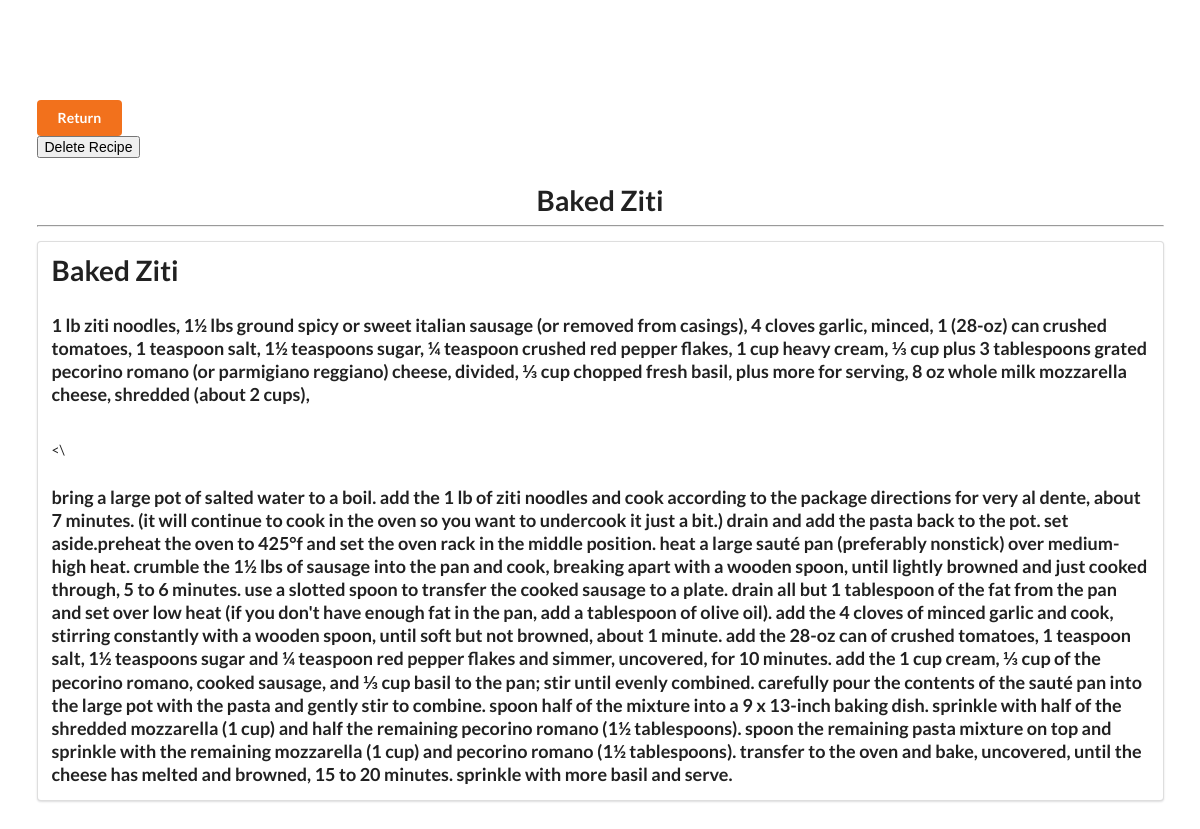
The app's page /view/34 with its own data.
### app.py (models this page shows, shortened)
class Recipe(db.Model):  # create what the recipe database will look like
    id = db.Column(db.Integer, primary_key=True)
    title = db.Column(db.String(100))
    ingredients = db.Column(db.String(500))
    directions = db.Column(db.String(1000))
    tags = db.Column(db.String(100))

### app.py (the view)
@app.get("/view/<int:recipe_id>")
def view(recipe_id):  # view a recipe that a user clicked on
    recipe = db.session.query(Recipe).filter(Recipe.id == recipe_id).first()
    db.session.commit()
    recipe_viewer = f"{recipe.ingredients}\n\n{recipe.directions}"  # print out the recipe
    recipe.title = recipe.title.title()
    return render_template("view_recipe.html", recipe=recipe, recipe_viewer=recipe_viewer)

### templates/view_recipe.html (shortened to what this page needs)
<!DOCTYPE html>
<html lang="en">
<head>
    <link rel="stylesheet" href="https://cdn.jsdelivr.net/npm/semantic-ui@2.4.2/dist/semantic.min.css">
</head>
<body>
    <div style="margin-top: 100px;" class="ui container">
        <a class="ui orange button" href="/">Return</a>
        <form method="POST"
        action="{{ url_for('delete', recipe_id=recipe.id) }}">
    <input type="submit" value="Delete Recipe"
        onclick="return confirm('Are you sure you want to delete this entry?')">
        <h1 class="ui center aligned header">{{ recipe.title }}</h1>
        </form>
        <hr>
        <div class="ui segment">
            <h1 class="ui big header">{{ recipe.title }}</h1>
            <h3>{{ recipe.ingredients }}</h3>
            <br><\<br>
            <h3>{{ recipe.directions }}</h3>
        </div>
    </div>
</body>
</html>

### records on screen
Recipe: title "Baked Ziti", ingredients "1 lb ziti noodles, 1½ lbs ground spicy or sweet italian sausage (or removed from casings), 4 cloves garlic, minced, 1 (28-oz) can crushed tomatoes, 1 teaspoon salt, 1½ teaspoons sugar, ¼ teaspoon crushed red pepper flakes, 1 cup heavy cream, ⅓ cup plus 3 tablespoons grated pecorino romano (or parmigiano reggiano) cheese, divided, ⅓ cup chopped fresh basil, plus more for serving, 8 oz whole milk mozzarella cheese, shredded (about 2 cups),", directions "bring a large pot of salted water to a boil. add the 1 lb of ziti noodles and cook according to the package directions for very al dente, about 7 minutes. (it will continue to cook in the oven so you want to undercook it just a bit.) drain and add the pasta back to the pot. set aside.preheat the oven to 425°f and set the oven rack in the middle position. heat a large sauté pan (preferably nonstick) over medium-high heat. crumble the 1½ lbs of sausage into the pan and cook, breaking apart with a wooden spoon, until lightly browned and just cooked through, 5 to 6 minutes. use a slotted spoon to transfer the cooked sausage to a plate. drain all but 1 tablespoon of the fat from the pan and set…"
